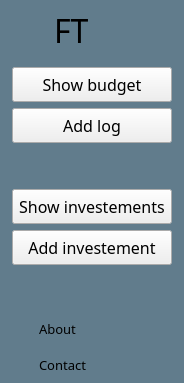
     <widget class="QFrame" name="left_menu_widget">
      <property name="maximumSize">
       <size>
        <width>184</width>
        <height>16777215</height>
       </size>
      </property>
      <property name="styleSheet">
       <string notr="true">QFrame{
background-color: #617C8C;
border-radius: 10px;
border: 5px;
}
</string>
      </property>
      <property name="frameShape">
       <enum>QFrame::StyledPanel</enum>
      </property>
      <property name="frameShadow">
       <enum>QFrame::Raised</enum>
      </property>
      <layout class="QVBoxLayout" name="verticalLayout">
       <property name="spacing">
        <number>0</number>
       </property>
       <property name="leftMargin">
        <number>3</number>
       </property>
       <property name="topMargin">
        <number>3</number>
       </property>
       <property name="rightMargin">
        <number>3</number>
       </property>
       <property name="bottomMargin">
        <number>3</number>
       </property>
       <item>
        <widget class="QFrame" name="left_title_frame">
         <property name="frameShape">
          <enum>QFrame::StyledPanel</enum>
         </property>
         <property name="frameShadow">
          <enum>QFrame::Raised</enum>
         </property>
         <layout class="QHBoxLayout" name="horizontalLayout_6">
          <property name="leftMargin">
           <number>5</number>
          </property>
          <property name="topMargin">
           <number>5</number>
          </property>
          <property name="rightMargin">
           <number>5</number>
          </property>
          <property name="bottomMargin">
           <number>5</number>
          </property>
          <item>
           <widget class="QLabel" name="ft_pixelmap">
            <property name="minimumSize">
             <size>
              <width>40</width>
              <height>40</height>
             </size>
            </property>
            <property name="maximumSize">
             <size>
              <width>40</width>
              <height>40</height>
             </size>
            </property>
            <property name="text">
             <string/>
            </property>
            <property name="pixmap">
             <pixmap>resources/icons/icons8-pie-chart-100.png</pixmap>
            </property>
            <property name="scaledContents">
             <bool>true</bool>
            </property>
           </widget>
          </item>
          <item>
           <widget class="QLabel" name="ft_label">
            <property name="font">
             <font>
              <family>Futura</family>
              <pointsize>24</pointsize>
              <weight>50</weight>
              <bold>false</bold>
             </font>
            </property>
            <property name="text">
             <string>FT</string>
            </property>
           </widget>
          </item>
         </layout>
        </widget>
       </item>
       <item>
        <widget class="QFrame" name="left_button_frame">
         <property name="styleSheet">
          <string notr="true"/>
         </property>
         <property name="frameShape">
          <enum>QFrame::StyledPanel</enum>
         </property>
         <property name="frameShadow">
          <enum>QFrame::Raised</enum>
         </property>
         <layout class="QVBoxLayout" name="verticalLayout_3">
          <property name="leftMargin">
           <number>9</number>
          </property>
          <property name="topMargin">
           <number>9</number>
          </property>
          <property name="rightMargin">
           <number>9</number>
          </property>
          <item>
           <widget class="QPushButton" name="show_bud_button">
            <property name="minimumSize">
             <size>
              <width>0</width>
              <height>35</height>
             </size>
            </property>
            <property name="font">
             <font>
              <family>Futura</family>
              <pointsize>12</pointsize>
              <weight>50</weight>
              <bold>false</bold>
             </font>
            </property>
            <property name="text">
             <string>Show budget</string>
            </property>
            <property name="icon">
             <iconset>
              <normaloff>resources/icons_black/icons8-database-100.png</normaloff>resources/icons_black/icons8-database-100.png</iconset>
            </property>
           </widget>
          </item>
          <item>
           <widget class="QPushButton" name="add_log_button">
            <property name="minimumSize">
             <size>
              <width>0</width>
              <height>35</height>
             </size>
            </property>
            <property name="font">
             <font>
              <family>Futura</family>
              <pointsize>12</pointsize>
              <weight>50</weight>
              <bold>false</bold>
             </font>
            </property>
            <property name="text">
             <string>Add log</string>
            </property>
            <property name="icon">
             <iconset>
              <normaloff>resources/icons_black/icons8-add-database-100.png</normaloff>resources/icons_black/icons8-add-database-100.png</iconset>
            </property>
           </widget>
          </item>
          <item>
           <spacer name="button_spacer">
            <property name="orientation">
             <enum>Qt::Vertical</enum>
            </property>
            <property name="sizeType">
             <enum>QSizePolicy::Preferred</enum>
            </property>
            <property name="sizeHint" stdset="0">
             <size>
              <width>20</width>
              <height>40</height>
             </size>
            </property>
           </spacer>
          </item>
          <item>
           <widget class="QPushButton" name="show_inv_button">
            <property name="minimumSize">
             <size>
              <width>160</width>
              <height>35</height>
             </size>
            </property>
            <property name="font">
             <font>
              <family>Futura</family>
              <pointsize>12</pointsize>
             </font>
            </property>
            <property name="text">
             <string>Show investements</string>
            </property>
            <property name="icon">
             <iconset>
              <normaloff>resources/icons_black/icons8-combo-chart-100.png</normaloff>resources/icons_black/icons8-combo-chart-100.png</iconset>
            </property>
           </widget>
          </item>
          <item>
           <widget class="QPushButton" name="add_inv_button">
            <property name="minimumSize">
             <size>
              <width>0</width>
              <height>35</height>
             </size>
            </property>
            <property name="font">
             <font>
              <family>Futura</family>
              <pointsize>12</pointsize>
             </font>
            </property>
            <property name="text">
             <string>Add investement</string>
            </property>
            <property name="icon">
             <iconset>
              <normaloff>resources/icons_black/icons8-line-chart-100.png</normaloff>resources/icons_black/icons8-line-chart-100.png</iconset>
            </property>
           </widget>
          </item>
          <item>
           <spacer name="segment_spacer">
            <property name="orientation">
             <enum>Qt::Vertical</enum>
            </property>
            <property name="sizeHint" stdset="0">
             <size>
              <width>20</width>
              <height>40</height>
             </size>
            </property>
           </spacer>
          </item>
         </layout>
        </widget>
       </item>
       <item>
        <widget class="QFrame" name="left_contact_frame">
         <property name="frameShape">
          <enum>QFrame::StyledPanel</enum>
         </property>
         <property name="frameShadow">
          <enum>QFrame::Raised</enum>
         </property>
         <layout class="QGridLayout" name="gridLayout_5">
          <property name="leftMargin">
           <number>0</number>
          </property>
          <property name="topMargin">
           <number>0</number>
          </property>
          <property name="rightMargin">
           <number>0</number>
          </property>
          <property name="bottomMargin">
           <number>0</number>
          </property>
          <item row="0" column="1">
           <widget class="QLabel" name="about_label">
            <property name="font">
             <font>
              <family>Futura</family>
              <pointsize>10</pointsize>
              <weight>50</weight>
              <bold>false</bold>
             </font>
            </property>
            <property name="text">
             <string>About</string>
            </property>
           </widget>
          </item>
          <item row="1" column="1">
           <widget class="QLabel" name="contact_label">
            <property name="font">
             <font>
              <family>Futura</family>
              <pointsize>10</pointsize>
              <weight>50</weight>
              <bold>false</bold>
             </font>
            </property>
            <property name="text">
             <string>Contact</string>
            </property>
           </widget>
          </item>
          <item row="1" column="0">
           <widget class="QLabel" name="contact_pixelmap">
            <property name="minimumSize">
             <size>
              <width>30</width>
              <height>30</height>
             </size>
            </property>
            <property name="maximumSize">
             <size>
              <width>30</width>
              <height>30</height>
             </size>
            </property>
            <property name="text">
             <string/>
            </property>
            <property name="pixmap">
             <pixmap>resources/icons/icons8-contact-details-100.png</pixmap>
            </property>
            <property name="scaledContents">
             <bool>true</bool>
            </property>
           </widget>
          </item>
          <item row="0" column="0">
           <widget class="QLabel" name="about_pixelmap">
            <property name="minimumSize">
             <size>
              <width>30</width>
              <height>30</height>
             </size>
            </property>
            <property name="maximumSize">
             <size>
              <width>30</width>
              <height>30</height>
             </size>
            </property>
            <property name="text">
             <string/>
            </property>
            <property name="pixmap">
             <pixmap>resources/icons/icons8-info-squared-100.png</pixmap>
            </property>
            <property name="scaledContents">
             <bool>true</bool>
            </property>
           </widget>
          </item>
         </layout>
        </widget>
       </item>
      </layout>
     </widget>
